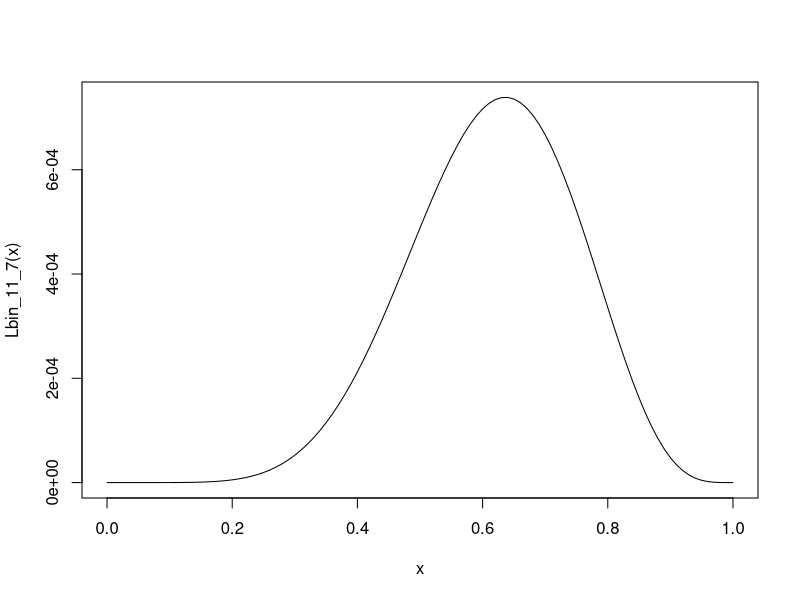

Source code (R):
## ---- chunk 1
knitr::opts_chunk$set(echo = TRUE)
## ---- chunk 2
Lbin_11_7 <-  function(p){
  p^7 * (1-p)^4
}
curve(Lbin_11_7, from = 0, to = 1)

Lbin_11_7 <- function(p){
  p^7 * (1-p)^4
}
## ---- chunk 3
DerivL_11_7 <- function(p){
  ((7-11*p)/(p*(1-p)))^2
}

mean(DerivL_11_7(seq(from = 0.001, to = 0.999, by = 0.001)))
## ---- chunk 4
DerivL_110_70 <- function(p){
  ((70-110*p)/(p*(1-p)))^2
}
mean(DerivL_110_70(seq(from = 0.001, to = 0.999, by = 0.001)))
